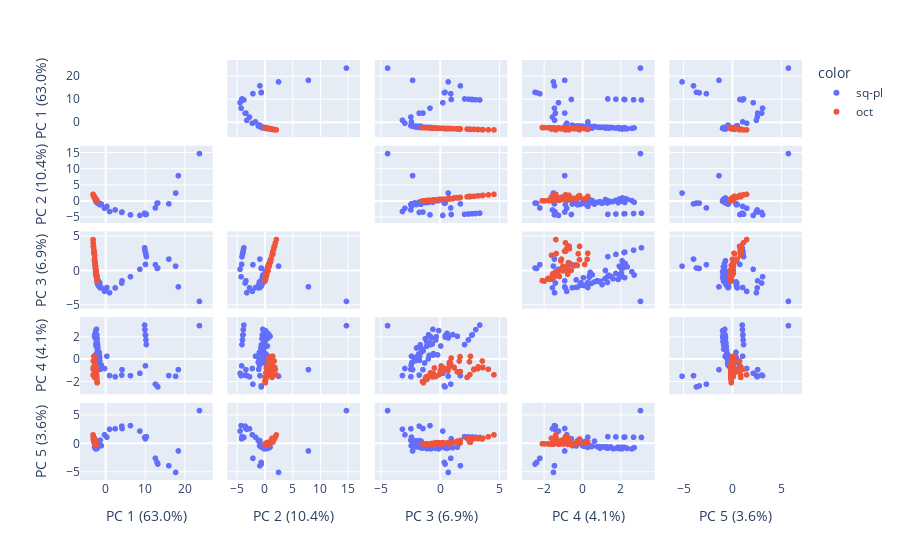

This figure's notebook cell:
### Markdown cell above
### PCA

### Code cell
df = dg
scaler = StandardScaler()

features = ['Dipole', 'q', '1', '2', '3', '4', '5', '6', '7', '8',
       '9', '10', '11', '12', '13', '14', '15', '16', '17', '18', '19', '20',
       '21', '22', '23', '24', '25', '26', '27', '28', '29', '30', '31', '32',
       '33', '34', '35', '36', '37', '38', '39', '40', '41', '42', '43', '44',
       '45', '46']
df[features] = scaler.fit_transform(df[features])
pca = PCA()
components = pca.fit_transform(df[features])
labels = {
    str(i): f"PC {i+1} ({var:.1f}%)"
    for i, var in enumerate(pca.explained_variance_ratio_ * 100)
}

most_important = [np.abs(pca.components_[i]).argmax() for i in range(5)]
initial_feature_names = features
print('Initial', initial_feature_names)
most_important_names = [initial_feature_names[most_important[i]] for i in range(5)]
print('PCA', most_important_names)

fig = px.scatter_matrix(
    components,
    labels=labels,
    dimensions=range(5),
    color=df['Geometry']
)
fig.update_traces(diagonal_visible=False)
fig.show()
